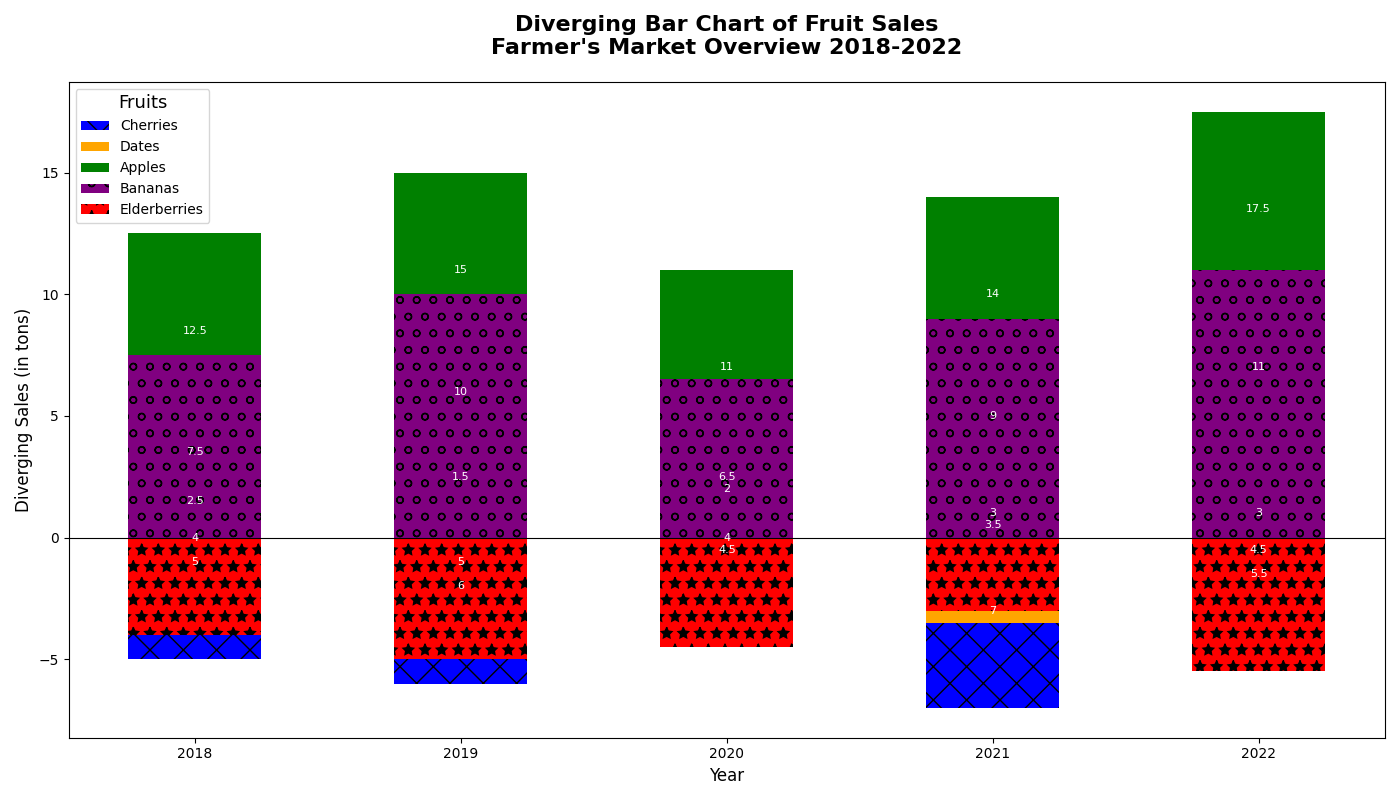

Python code for this plot:
import matplotlib.pyplot as plt
import numpy as np

years = ['2018', '2019', '2020', '2021', '2022']
fruits = ['Apples', 'Bananas', 'Cherries', 'Dates', 'Elderberries']

sales_data = {
    'Elderberries': [-4, -5, -4.5, -3, -5.5],
    'Bananas': [7.5, 10, 6.5, 9, 11],
    'Apples': [12.5, 15, 11, 14, 17.5],
    'Dates': [-2.5, -1.5, -2, -3.5, -3],
    'Cherries': [-5, -6, -4, -7, -4.5]
}

years_count = len(years)
bar_width = 0.5
year_positions = np.arange(years_count)

fig, ax = plt.subplots(figsize=(14, 8))

# Shuffle the order of fruits and styles
bottoms = np.zeros(years_count)
styles = ['x', 'D', 's', 'o', '*']  # Different marker types for variety
colors = ['blue', 'orange', 'green', 'purple', 'red']  # Different colors for variety
line_styles = ['-', '--', '-.', ':', '-']  # Different line styles for variety

# Adjust the order of iteration
for i, (fruit, sales) in enumerate(reversed(sales_data.items())):
    ax.bar(year_positions, sales, bar_width, bottom=bottoms, 
           label=fruit, color=colors[i], linestyle=line_styles[i], hatch=styles[i])

# Alter the annotations - move annotations slightly differently for variety
for fruit, sales in sales_data.items():
    for i, sale in enumerate(sales):
        ax.text(year_positions[i], sale + (4 if sale < 0 else -4), 
                f'{abs(sale)}', ha='center', va='center', fontsize=8, color='white')

# Change the legend and grid style
ax.set_title("Diverging Bar Chart of Fruit Sales\nFarmer's Market Overview 2018-2022", fontsize=16, weight='bold', pad=20)
ax.set_xlabel("Year", fontsize=12)
ax.set_ylabel("Diverging Sales (in tons)", fontsize=12)
ax.set_xticks(year_positions)
ax.set_xticklabels(years)
ax.axhline(0, color='black', linewidth=0.8)
ax.legend(loc='best', title="Fruits", fontsize=10, title_fontsize='13')

# Remove the grid to make changes to stylistic elements
ax.grid(False)

plt.tight_layout()
plt.show()
